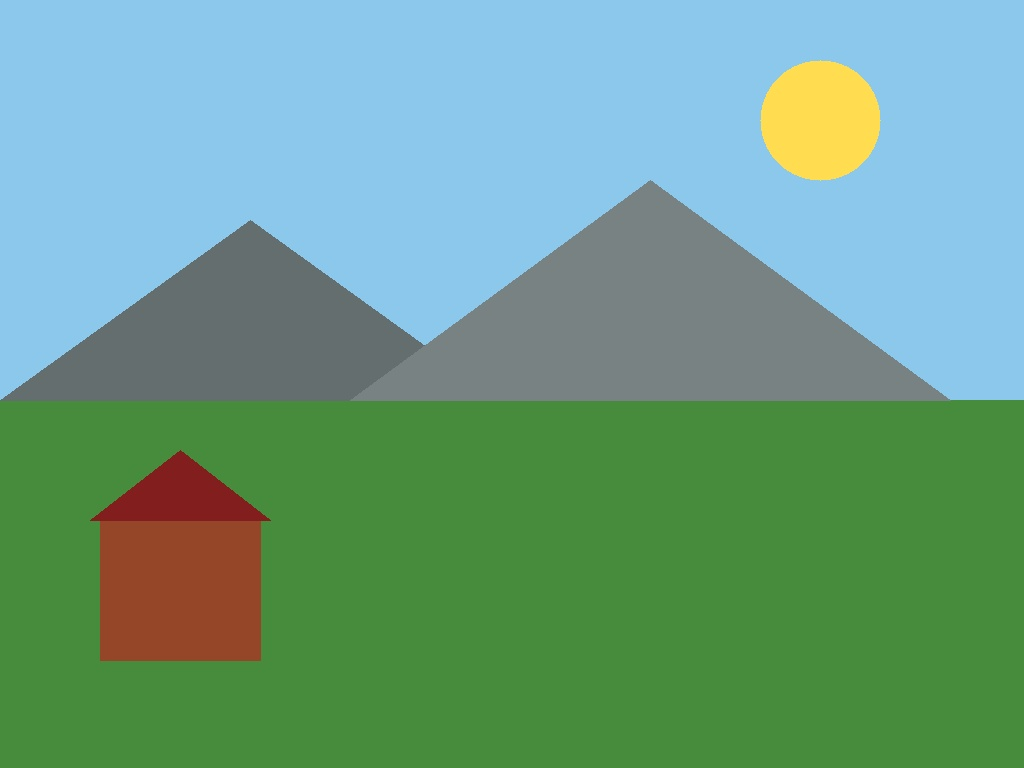
#> input picture day03/images/06_landscape.jpg, 1024 x 768 px
$ python center_test.py
#> lines starting #> are read from the running program, lines starting #| are printed output that depends on the picture
import cv2

land = cv2.imread("images/06_landscape.jpg")
#> land is the input picture: shape (768, 1024, 3); mean B, G, R 133.4, 158, 107.6
H, W = land.shape[:2]
#> H = 768; W = 1024

good = cv2.warpAffine(land, cv2.getRotationMatrix2D((W / 2, H / 2), 30, 1.0), (W, H))
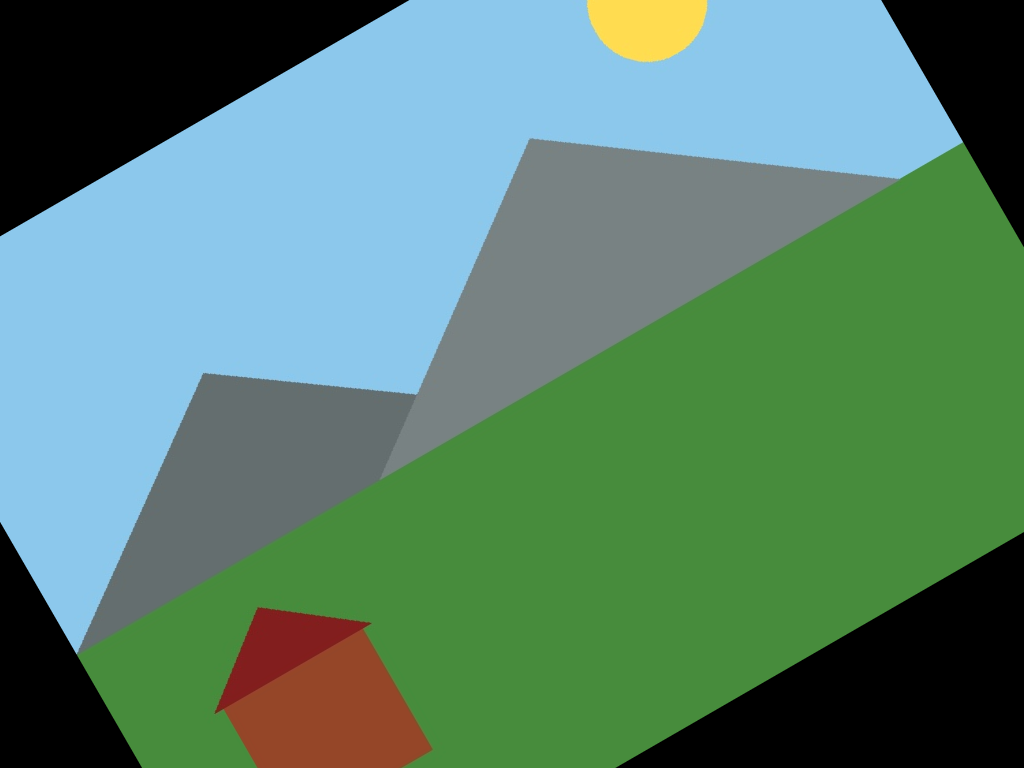
#> good: shape (768, 1024, 3); mean B, G, R 109.8, 129.8, 88.7
bad = cv2.warpAffine(land, cv2.getRotationMatrix2D((H / 2, W / 2), 30, 1.0), (W, H))
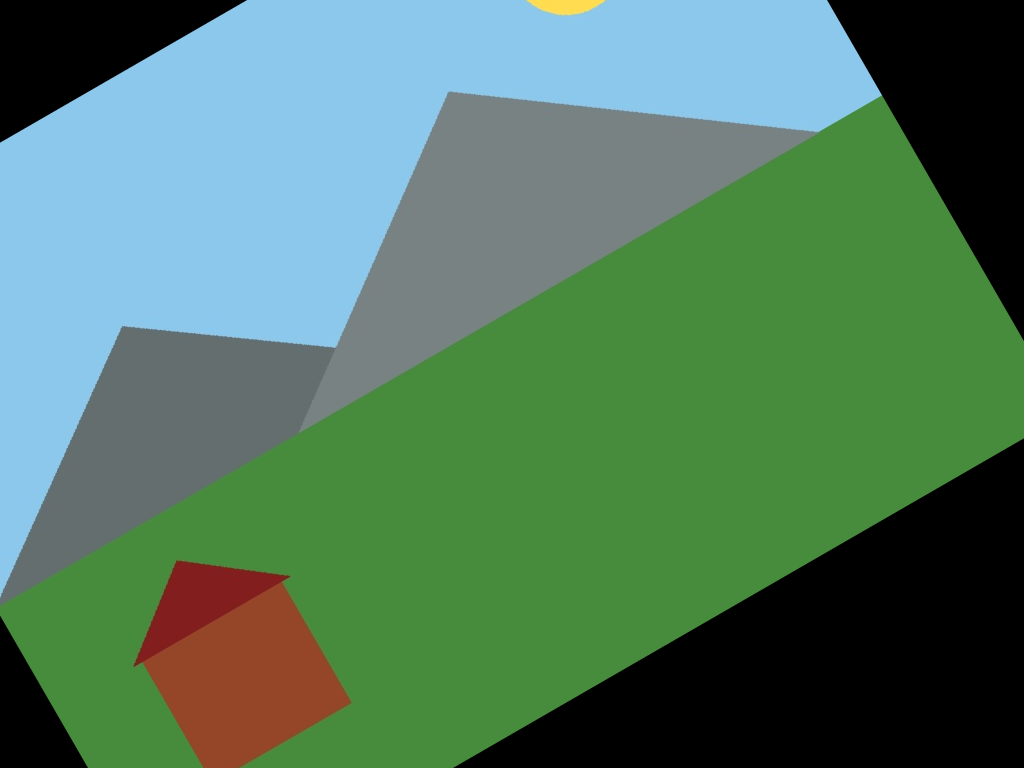
#> bad: shape (768, 1024, 3); mean B, G, R 96.7, 121.5, 81.7

print("original centre pixel     :", land[H // 2, W // 2])
#| original centre pixel     : [131 130 120]
print("after good centre (W/2,H/2):", good[H // 2, W // 2])
#| after good centre (W/2,H/2): [131 130 120]
print("after swapped centre (H/2,W/2):", bad[H // 2, W // 2])
#| after swapped centre (H/2,W/2): [ 60 140  71]
